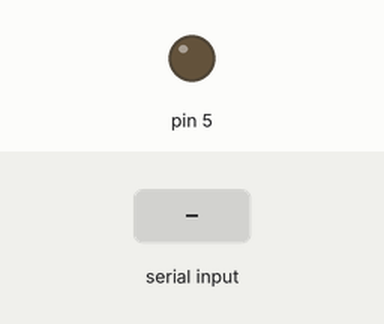
The sketch below on a simulated Arduino Uno, built with avr-gcc and run on an emulated ATmega328P. Shown: output pins drawn as LEDs (lit = HIGH). The test bench sets the inputs (shaded band).

Above: at 1.2 s.
1.3 s: "90,45\n" received over Serial
At 1.9 s:
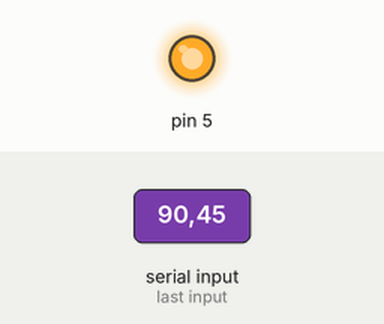
4.3 s: "30,150\n" received over Serial
At 7.0 s:
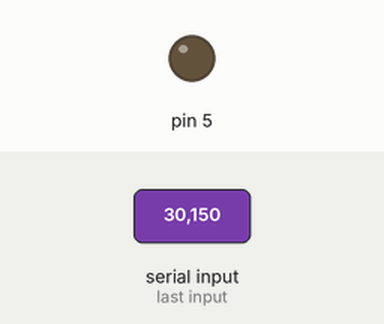
Timing chart, 0 to 8.5 s (numbered marks = the images above; inputs shaded):
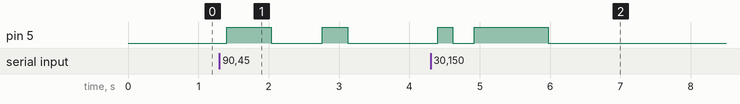

Measured:
- after the input at 1.3 s, pin 5: LOW → HIGH after 0.10 s, → LOW 0.63 s later, → HIGH 0.73 s later, → LOW 0.36 s later
- after the input at 4.3 s, pin 5: LOW → HIGH after 0.10 s, → LOW 0.21 s later, → HIGH 0.31 s later, → LOW 1.1 s later

The sketch:

touchtest.ino
```cpp
void setup() {
  // put your setup code here, to run once:
    Serial.begin(9600);
  pinMode(5, OUTPUT);

}

int distance = 0;
double buttonPress = 0;
double val1 = 1200 / 145;
double val2 = 1200 / 150;
double val3 = 1200 / 145;
double val4 = 1200 / 155;
double val5 = 1200 / 150;
double val6 = 1200 / 150;
double val7 = 1200 / 150;
double val8 = 1200 / 155;
double val9 = 1200 / 155;
double val10 = 1200 / 155;
double val11 = 1200 / 155;
int tap;
int count = 1;


void loop()
{
  // put your main code here, to run repeatedly:


  if (Serial.available() > 0)
  { // only send data back if data has been sent
    distance = Serial.parseInt(); // read the incoming data
  }

    if (distance != 0)
    {
      delay(100); // delay for 1/10 of a second

      if(distance < 10)
        buttonPress = distance * val1;
      else if(distance < 20)
        buttonPress = distance * val2;
      else if(distance < 30)
        buttonPress = distance * val3;
      else if(distance < 40)
        buttonPress = distance * val4;
      else if(distance < 50)
        buttonPress = distance * val5;
      else if(distance < 60)
        buttonPress = distance * val6;
      else if(distance < 70)
        buttonPress = distance * val7;
      else if(distance < 80)
        buttonPress = distance * val8;
      else if(distance < 90)
        buttonPress = distance * val9;
      else if(distance < 100)
        buttonPress = distance * val10;
      else
        buttonPress = distance * val11;


      tap = (int) buttonPress;

      digitalWrite(5, HIGH);
      delay(tap);

      digitalWrite(5, LOW);
      delay(tap);

    }

  }
```
